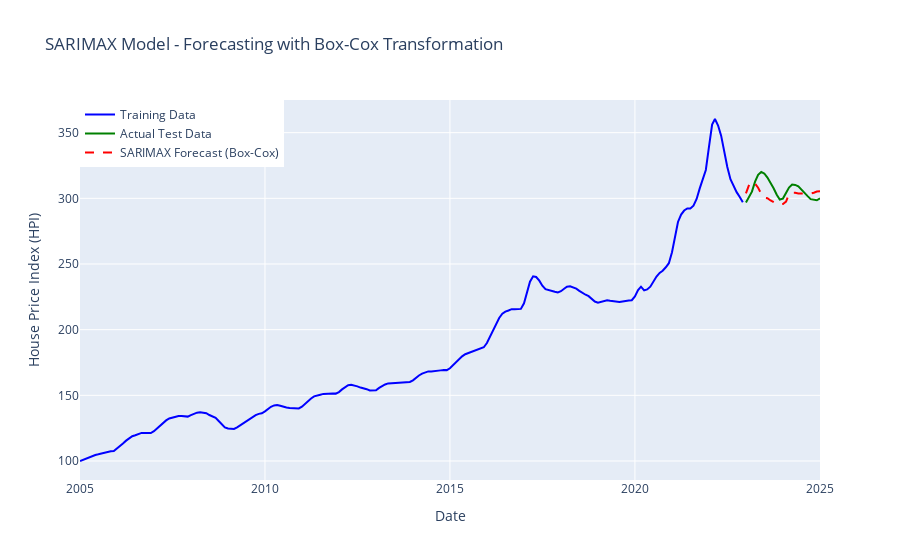

Write notebook code for a chart like this one.
### Code cell
# Plot Predictions
import plotly.graph_objects as go

fig = go.Figure()

# Add Historical Data
fig.add_trace(go.Scatter(x=train.index, y=train["Composite_HPI"], mode="lines", name="Training Data", line=dict(color="blue")))
fig.add_trace(go.Scatter(x=test.index, y=test["Composite_HPI"], mode="lines", name="Actual Test Data", line=dict(color="green")))

# Add SARIMAX Predictions
fig.add_trace(go.Scatter(x=test.index, y=test_forecast, mode="lines", name="SARIMAX Forecast (Box-Cox)", line=dict(color="red", dash="dash")))

# Layout Settings
fig.update_layout(title="SARIMAX Model - Forecasting with Box-Cox Transformation",
                  xaxis_title="Date",
                  yaxis_title="House Price Index (HPI)",
                  legend=dict(x=0, y=1),
                  hovermode="x")

# Show interactive plot
fig.show()

sarimax_result.plot_diagnostics(figsize=(10,8))
plt.show()

fig = go.Figure()

### Figure 1 — Plotly figure (JSON) as saved in the notebook; plotly's stock layout.template omitted (floating-point values rounded to 4 significant figures; data arrays with more than 128 entries replaced by an {"elided": "..."} marker saying what was removed)
{"data": [{"line": {"color": "blue"}, "mode": "lines", "name": "Training Data", "type": "scatter", "x": {"elided": "216 str values"}, "y": {"elided": "216 float values"}}, {"line": {"color": "green"}, "mode": "lines", "name": "Actual Test Data", "type": "scatter", "x": ["2023-01-01", "2023-02-01", "2023-03-01", "2023-04-01", "2023-05-01", "2023-06-01", "2023-07-01", "2023-08-01", "2023-09-01", "2023-10-01", "2023-11-01", "2023-12-01", "2024-01-01", "2024-02-01", "2024-03-01", "2024-04-01", "2024-05-01", "2024-06-01", "2024-07-01", "2024-08-01", "2024-09-01", "2024-10-01", "2024-11-01", "2024-12-01", "2025-01-01"], "y": [296.9, 301.1, 305.1, 312.7, 317.9, 320.1, 318.9, 315.8, 312.1, 307.7, 302.7, 299.1, 299.8, 304.8, 308.2, 310.5, 310.2, 309.1, 306.6, 303.6, 301.7, 299.4, 299.1, 298.5, 300.0]}, {"line": {"color": "red", "dash": "dash"}, "mode": "lines", "name": "SARIMAX Forecast (Box-Cox)", "type": "scatter", "x": ["2023-01-01", "2023-02-01", "2023-03-01", "2023-04-01", "2023-05-01", "2023-06-01", "2023-07-01", "2023-08-01", "2023-09-01", "2023-10-01", "2023-11-01", "2023-12-01", "2024-01-01", "2024-02-01", "2024-03-01", "2024-04-01", "2024-05-01", "2024-06-01", "2024-07-01", "2024-08-01", "2024-09-01", "2024-10-01", "2024-11-01", "2024-12-01", "2025-01-01"], "y": [303.8, 310.2, 312.9, 311.2, 308.0, 303.5, 300.5, 300.1, 298.4, 297.1, 295.8, 295.2, 295.7, 297.5, 303.3, 304.3, 304.3, 303.7, 303.6, 303.7, 303.3, 303.8, 304.3, 305.2, 305.3]}], "layout": {"hovermode": "x", "legend": {"x": 0, "y": 1}, "title": {"text": "SARIMAX Model - Forecasting with Box-Cox Transformation"}, "xaxis": {"title": {"text": "Date"}}, "yaxis": {"title": {"text": "House Price Index (HPI)"}}}}
